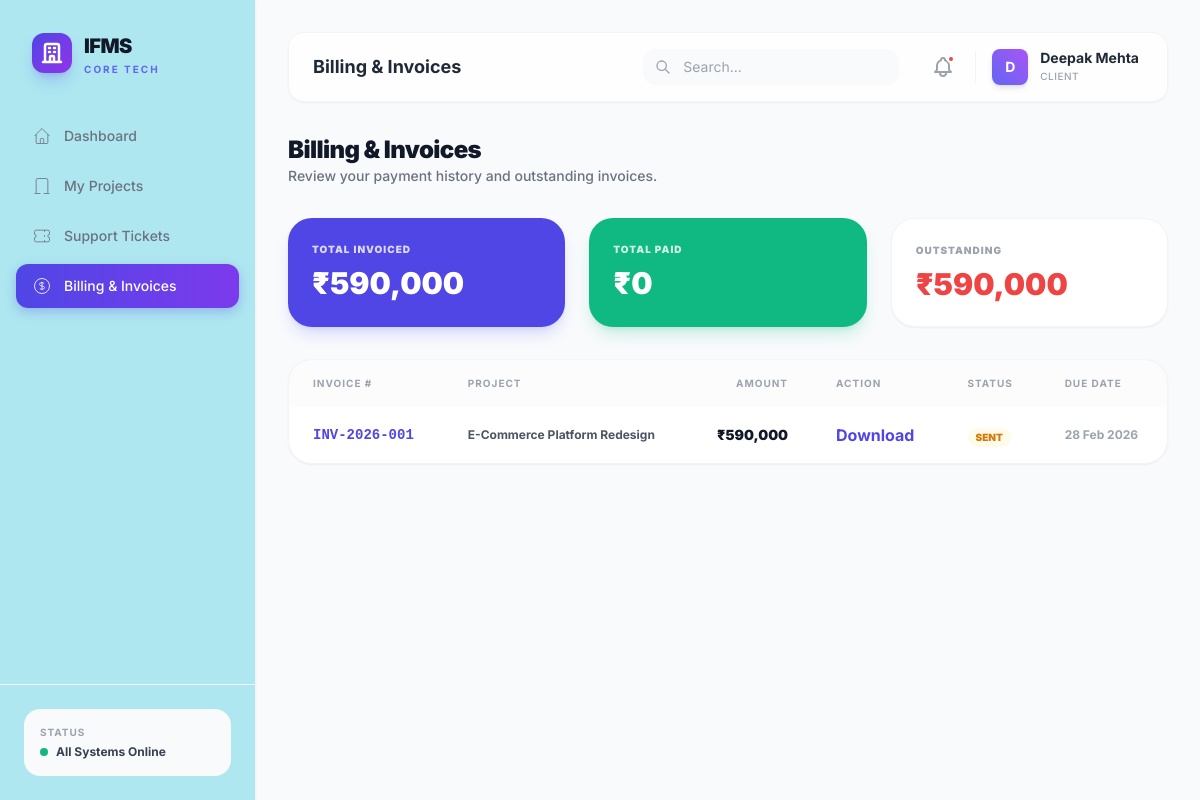
The page /client/billing.php (signed in) on the database its author committed.
### tables this page shows
CREATE TABLE IF NOT EXISTS invoices (
    id INT AUTO_INCREMENT PRIMARY KEY,
    invoice_number VARCHAR(50) NOT NULL UNIQUE,
    project_id INT,
    organization_id INT NOT NULL,
    type ENUM('invoice','quotation') DEFAULT 'invoice',
    status ENUM('draft','sent','approved','paid','overdue','cancelled') DEFAULT 'draft',
    issue_date DATE NOT NULL,
    due_date DATE,
    subtotal DECIMAL(14,2) DEFAULT 0,
    tax_rate DECIMAL(5,2) DEFAULT 18.00,
    tax_amount DECIMAL(14,2) DEFAULT 0,
    discount DECIMAL(14,2) DEFAULT 0,
    total_amount DECIMAL(14,2) DEFAULT 0,
    notes TEXT,
    created_by INT,
    created_at TIMESTAMP DEFAULT CURRENT_TIMESTAMP,
    updated_at TIMESTAMP DEFAULT CURRENT_TIMESTAMP ON UPDATE CURRENT_TIMESTAMP,
    FOREIGN KEY (project_id) REFERENCES projects(id),
    FOREIGN KEY (organization_id) REFERENCES organizations(id),
    FOREIGN KEY (created_by) REFERENCES users(id)
);

CREATE TABLE IF NOT EXISTS projects (
    id INT AUTO_INCREMENT PRIMARY KEY,
    title VARCHAR(255) NOT NULL,
    slug VARCHAR(255) NOT NULL UNIQUE,
    description TEXT,
    organization_id INT,
    status ENUM('pending','approved','in_progress','on_hold','completed','cancelled') DEFAULT 'pending',
    priority ENUM('low','medium','high','critical') DEFAULT 'medium',
    start_date DATE,
    end_date DATE,
    estimated_budget DECIMAL(14,2),
    actual_cost DECIMAL(14,2) DEFAULT 0,
    progress_percentage TINYINT DEFAULT 0,
    created_by INT,
    created_at TIMESTAMP DEFAULT CURRENT_TIMESTAMP,
    updated_at TIMESTAMP DEFAULT CURRENT_TIMESTAMP ON UPDATE CURRENT_TIMESTAMP,
    FOREIGN KEY (organization_id) REFERENCES organizations(id),
    FOREIGN KEY (created_by) REFERENCES users(id)
);

### client/billing.php (the view, shortened to what this page needs)
<?php
$db = getDB();
$user = getCurrentUser();
$userId = $user['id'];
$clientUser = $db->prepare("SELECT organization_id FROM client_users WHERE user_id = ?");
$clientUser->execute([$userId]);
$orgId = $clientUser->fetchColumn();
$invoices = $db->query("
    SELECT i.*, p.title AS project_title
    FROM invoices i
    LEFT JOIN projects p ON i.project_id = p.id
    WHERE i.organization_id = {$orgId} AND i.type = 'invoice'
    ORDER BY i.issue_date DESC
")->fetchAll();
$totals = $db->query("
    SELECT
        SUM(total_amount) as total,
        SUM(CASE WHEN status = 'paid' THEN total_amount ELSE 0 END) as paid
    FROM invoices WHERE organization_id = {$orgId} AND type = 'invoice'
")->fetch();
include __DIR__ . '/../includes/header.php';
?>
<div class="mb-8">
    <h2 class="text-2xl font-black text-gray-900 tracking-tight">Billing & Invoices</h2>
    <p class="text-sm text-gray-500 font-medium">Review your payment history and outstanding invoices.</p>
</div>
<div class="grid grid-cols-1 md:grid-cols-3 gap-6 mb-8">
    <div class="bg-indigo-600 p-6 rounded-3xl text-white shadow-lg shadow-indigo-500/20">
        <p class="text-[10px] font-black uppercase tracking-widest opacity-80 mb-2">Total Invoiced</p>
        <p class="text-3xl font-black">₹<?= number_format($totals['total'] ?? 0) ?></p>
    </div>
    <div class="bg-emerald-500 p-6 rounded-3xl text-white shadow-lg shadow-emerald-500/20">
        <p class="text-[10px] font-black uppercase tracking-widest opacity-80 mb-2">Total Paid</p>
        <p class="text-3xl font-black">₹<?= number_format($totals['paid'] ?? 0) ?></p>
    </div>
    <div class="bg-white p-6 rounded-3xl border border-gray-100 shadow-sm">
        <p class="text-[10px] font-black text-gray-400 uppercase tracking-widest mb-2">Outstanding</p>
        <p class="text-3xl font-black text-red-500">₹<?= number_format(($totals['total'] ?? 0) - ($totals['paid'] ?? 0)) ?></p>
    </div>
</div>
<div class="bg-white rounded-3xl border border-gray-100 shadow-sm overflow-hidden">
    <table class="w-full text-left">
        <thead>
            <tr class="text-[10px] font-black text-gray-400 uppercase tracking-widest bg-gray-50/50">
                <th class="px-6 py-4">Invoice #</th>
                <th class="px-6 py-4">Project</th>
                <th class="px-6 py-4 text-right">Amount</th>
                <th class="px-6 py-4">Action</th>
                <th class="px-6 py-4">Status</th>
                <th class="px-6 py-4">Due Date</th>
            </tr>
        </thead>
        <tbody class="divide-y divide-gray-50">
            <?php foreach ($invoices as $inv): ?>
            <tr class="hover:bg-gray-50/50 transition-all">
                <td class="px-6 py-4 text-sm font-mono font-bold text-indigo-600"><?= $inv['invoice_number'] ?></td>
                <td class="px-6 py-4 text-xs font-bold text-gray-600"><?= htmlspecialchars($inv['project_title'] ?? 'General Services') ?></td>
                    <td class="px-6 py-4 text-right text-sm font-black text-gray-900">₹<?= number_format($inv['total_amount']) ?></td>
                    <td class="px-6 py-4">
                        <a href="/ifms/api/invoices.php?action=download&id=<?= intval($inv['id']) ?>" class="text-indigo-600 font-bold">Download</a>
                    </td>
                    <td class="px-6 py-4">
                    <span class="inline-flex px-2 py-0.5 rounded-full text-[10px] font-black uppercase <?php echo match($inv['status']) { 'paid' => 'bg-emerald-50 text-emerald-600', 'overdue' => 'bg-red-50 text-red-600', default => 'bg-amber-50 text-amber-600' }; ?>">
                        <?= $inv['status'] ?>
                    </span>
                </td>
                <td class="px-6 py-4 text-xs font-bold text-gray-400"><?= date('d M Y', strtotime($inv['due_date'])) ?></td>
            </tr>
            <?php endforeach; ?>
        </tbody>
    </table>
</div>
<?php include __DIR__ . '/../includes/footer.php'; ?>

### includes/header.php (style rules this page uses)
* { font-family: 'Inter', sans-serif; }

### rows shown on the page
invoices: invoice_number "INV-2026-001", project.title "E-Commerce Platform Redesign", total_amount "590,000", status "SENT", due_date "28 Feb 2026"

### other values the page prints
$pageTitle "Billing & Invoices"
substr($user['full_name'], 0, 1) "D"
$user['full_name'] "Deepak Mehta"
$user['role'] "CLIENT"
$totals['total'] "590,000"
$totals['paid'] "0"
